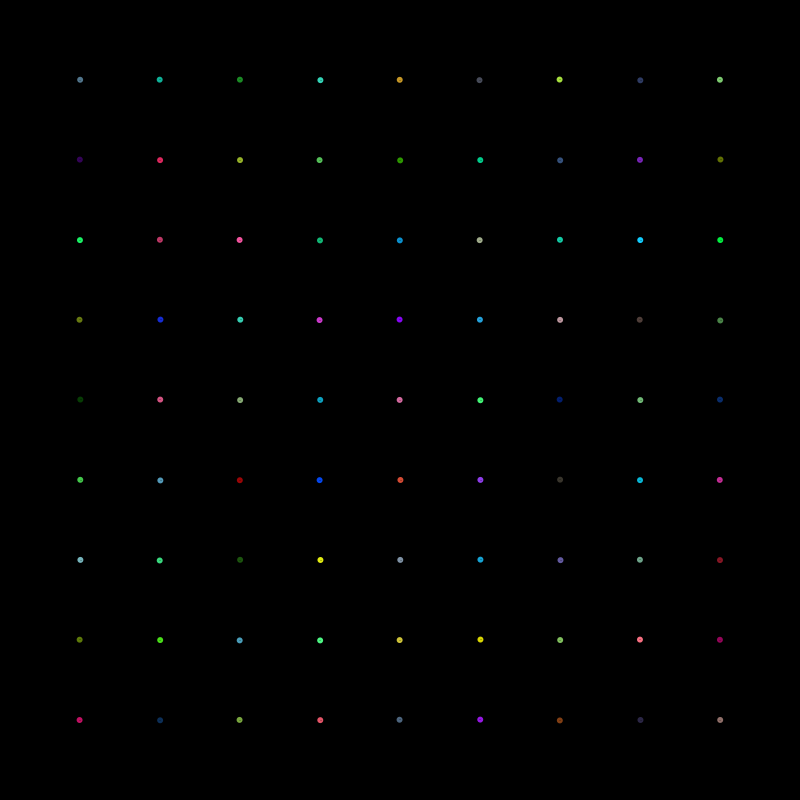
Frame 1 (no input)
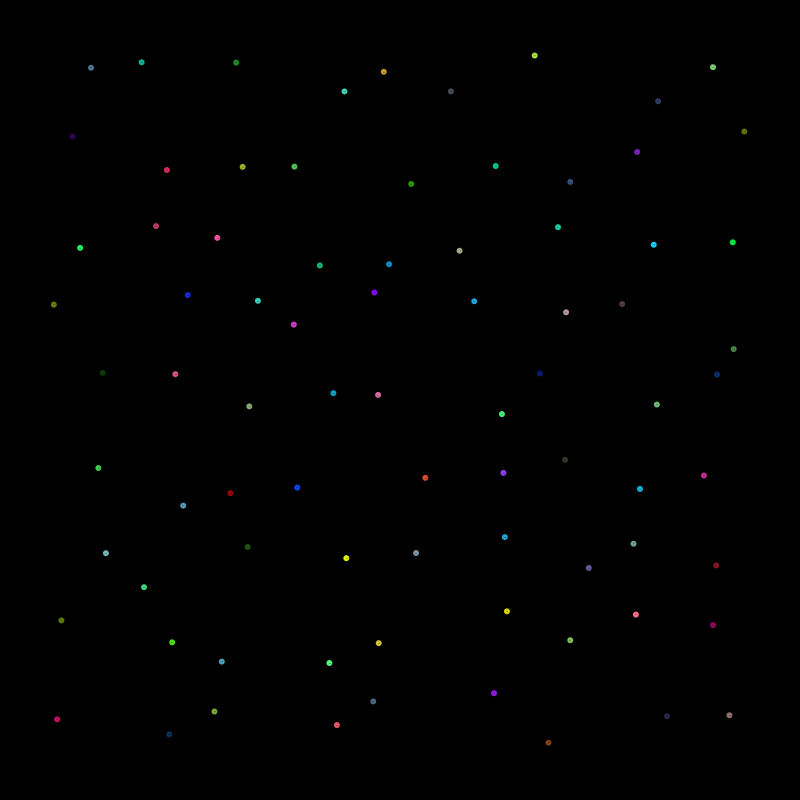
Frame 60 (the mouse pressed at the canvas centre just before this capture)
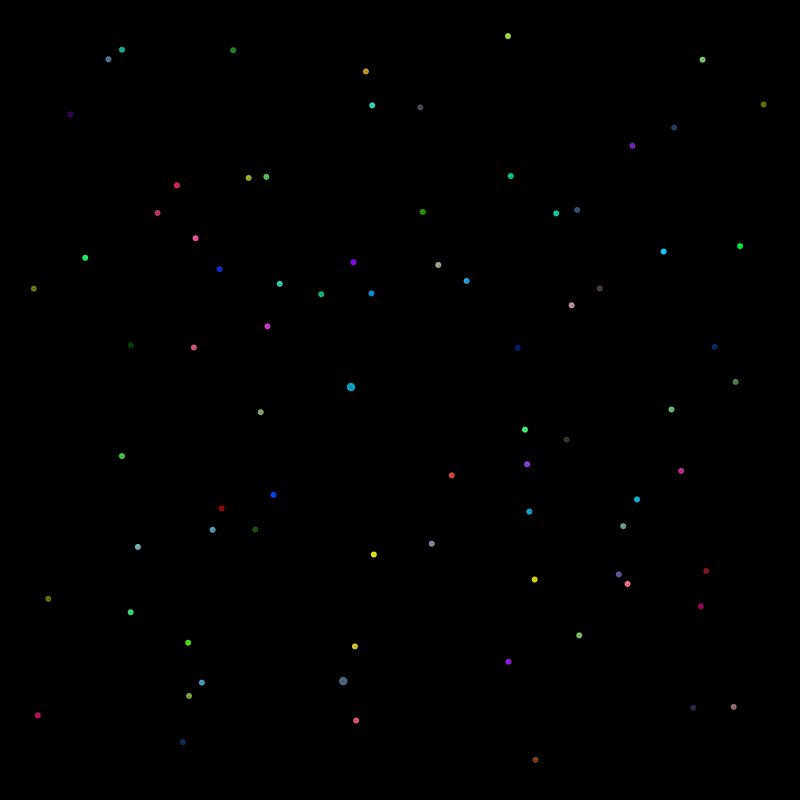
Frame 120 (the mouse held since frame 60 and released just before this capture)

The Processing sketch that drew these frames (run headless with seeded random() and noise(); from frame 60 on, the mouse is pressed at the canvas centre):

// Processing sketch: simulation_03_gravity_lattice
// ── simulation_03_gravity_lattice.pde
/*
physics simulation
gravity - lattice

created 2016.10.15.
by Seung Min Jeong(Gyeonggi Science High School 34th), Wool(wool@wool.pe.kr)

*/
Spot[] spots;
int numSpots=81;//no more than 25000, seriously
float F=0.5;//change!
float T=0.5;//change!
int M = 36;
int cnt = 0;
void setup() {
  size(800, 800);//change!
  spots = new Spot[numSpots];
  for(int i = 1; i<=9; i++) {
    for(int j =1; j<=9; j++) {
      float x = width/10 * i;//random(0, width);
      float y = height/10 * j;//random(0, height);
      float xs = random(-1, 1);
      float ys = random(-1, 1);
      spots[cnt] = new Spot(x, y, M, xs, ys);
      cnt++;
    }
  }
    
  /*for (int i = 0; i < spots.length; i++) {
    
    float x = width/numSpots * i;//random(0, width);
    float y = height/numSpots * i;//random(0, height);
    float xs = 0;//random(-2.0, 2.0);
    float ys = 0;//random(-2.0, 2.0);
    spots[i] = new Spot(x, y, M, xs, ys);
  }*/
  noStroke();
}
void draw() {
  frameRate(60);
  fill(0);
  rect(0, 0, width, height);
  for (int i=0; i < spots.length; i++) {
    spots[i].move();
    spots[i].display();
  }
}
class Spot {
  float x, y;
  float mass, diameter;
  float xspeed,yspeed;
  boolean dis, tmpdis;
  float R,G,B;
  Spot(float xpos, float ypos, float ma, float xs, float ys) {
    x = xpos;
    y = ypos;
    mass=ma;
    diameter=sqrt(mass);
    xspeed=xs;
    yspeed=ys;
    dis=true;
    do{
    R=random(0.0,256.0);
    G=random(0.0,256.0);
    B=random(0.0,256.0);
    }while(R+G+B>512);
  }
  void move() {
    if(mouseButton==LEFT){
    x = random(0, width);
    y = random(0, height);
    xspeed = random(-2.0, 2.0);
    yspeed = random(-2.0, 2.0);
    mass=M;
    diameter=sqrt(mass);
    dis=true;
    return;
    }
    for(int i=0;i<numSpots;i++){
      if(!dis||!spots[i].dis)continue;
      float dx=x-spots[i].x;
      float dy=y-spots[i].y;
      float r=sqrt(dx*dx+dy*dy);
      if(r==0)continue;
      if(2*r<diameter+spots[i].diameter){
          if(mass<spots[i].mass){
            R=spots[i].R;
            G=spots[i].G;
            B=spots[i].B;
          }
          x=(x*diameter+spots[i].x*spots[i].diameter)/(diameter+spots[i].diameter);
          y=(y*diameter+spots[i].y*spots[i].diameter)/(diameter+spots[i].diameter);
          xspeed=(xspeed*mass+spots[i].xspeed*spots[i].mass)/(mass+spots[i].mass);
          yspeed=(yspeed*mass+spots[i].yspeed*spots[i].mass)/(mass+spots[i].mass);
          mass+=spots[i].mass;
          diameter=sqrt(mass);
          spots[i].dis=false;
          continue;
        }
      double f=F*(mass*spots[i].mass)/(r*r);
      xspeed-=(dx/r)*f/mass*T*T;
      yspeed-=(dy/r)*f/mass*T*T;
    }
    x += xspeed*T;
    y += yspeed*T;
    //Reflection
    /*if (x > (width - diameter/2)){ 
      xspeed*=-1;
      x=width-diameter/2;
    } 
    if(x < diameter/2){
      xspeed*=-1;
      x=diameter/2;
    }
    if (y > (height - diameter/2)){ 
      yspeed*=-1; 
      y=height-diameter/2;
    } 
    if(y < diameter/2){
      yspeed*=-1;
      y=diameter/2;
    }*/
  }
  void display() {
    if(!dis)return;
    fill(R,G,B);
    ellipse(x, y, diameter, diameter);
    fill(0);
    textAlign(CENTER);
    textSize(diameter/4);
    if(mass<100000)text((int)mass,x,y+diameter/8);
    else{
      textSize(diameter/7);
      text("ENORMOUS!",x,y+diameter/14);
    }
  }
}
